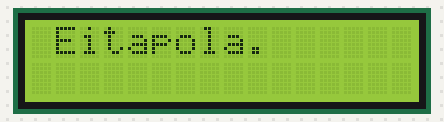
Bench run of a sketch on a simulated Arduino Uno, built with avr-gcc and run on an emulated ATmega328P. On the bench: 16×2 character LCD.

Above: at 0.2 s.
At 2.2 s:
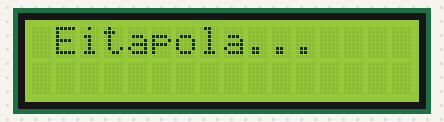

Measured:
- what the display in image 1 shows lasts 1.0 s, from 2.1 s to 3.1 s

The sketch:

sketch_apr8a.ino
```cpp
#include <LiquidCrystal_I2C.h>

LiquidCrystal_I2C lcd(0x27, 16, 2);


void setup() {
  Serial.begin(9600);
lcd.init();
lcd.backlight();
lcd.begin(16,2);
lcd.setCursor(1,0);
lcd.print("Eitapola");
lcd.print(".");
delay(1000);
lcd.print(".");
delay(1000);
lcd.print(".");
delay(1000);
lcd.clear();


}

void loop() {


}
```
